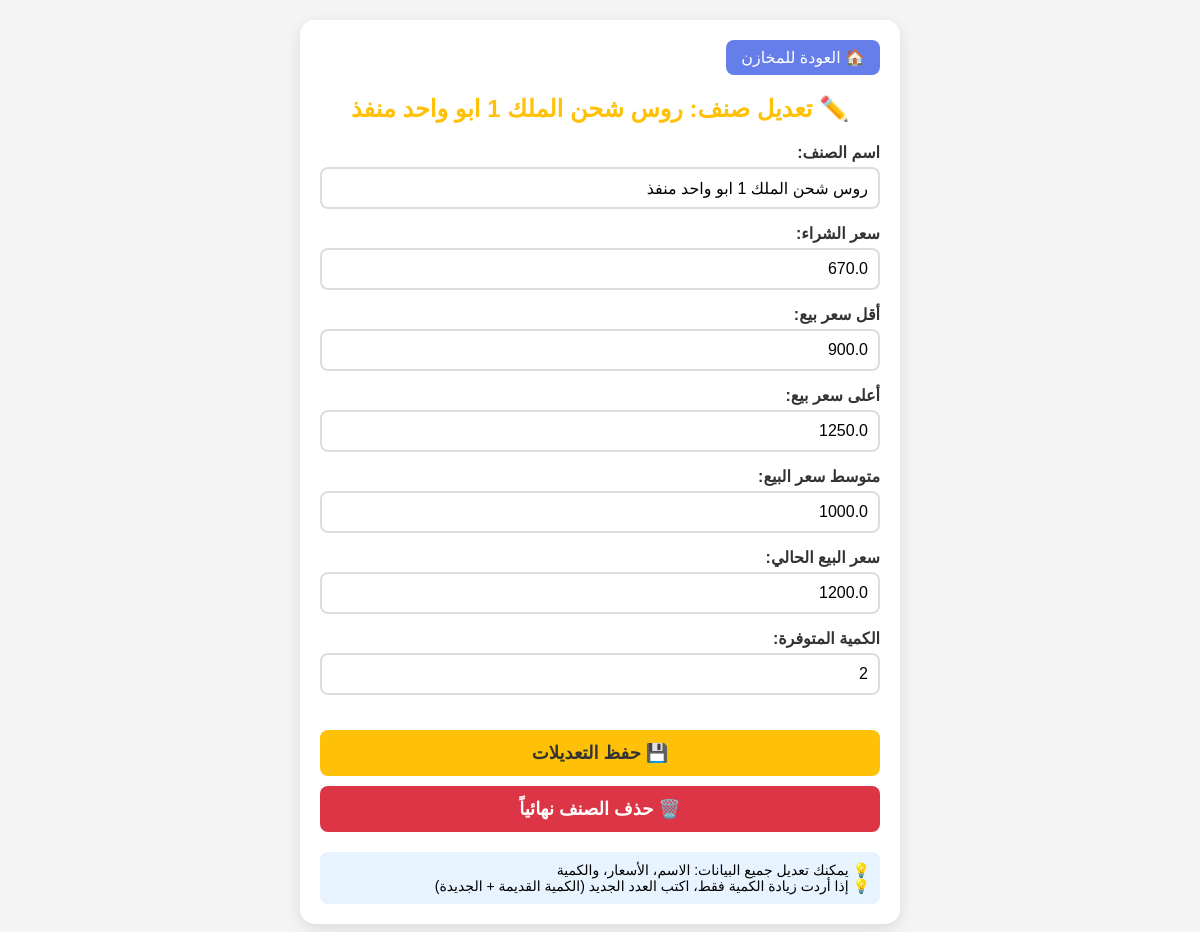
/edit_item/1 (signed in), run on the app's committed database.
### tables this page shows
CREATE TABLE items (
                id INTEGER PRIMARY KEY AUTOINCREMENT,
                name TEXT NOT NULL,
                purchase_price REAL NOT NULL,
                min_selling_price REAL NOT NULL,
                max_selling_price REAL NOT NULL,
                avg_selling_price REAL NOT NULL,
                current_price REAL NOT NULL,
                quantity INTEGER NOT NULL
            );

### app.py (the view, shortened to what this page needs)
@app.route('/edit_item/<int:item_id>', methods=['GET', 'POST'])
def edit_item(item_id):
    if 'user' not in session:
        return redirect(url_for('login'))
    db = get_db()
    item = db.execute('SELECT * FROM items WHERE id = ?', (item_id,)).fetchone()
    return render_template('edit_item.html', item=item)

### app.py (called while the page is built)
def get_db():
    conn = sqlite3.connect(DB_NAME)
    conn.row_factory = sqlite3.Row
    return conn

### templates/edit_item.html (shortened to what this page needs)
<!DOCTYPE html>
<html dir="rtl">
<head>
</head>
<body>
    <div class="container">
        <a href="/inventory" class="back-btn">🏠 العودة للمخازن</a>
        <h2>✏️ تعديل صنف: {{ item.name }}</h2>
        <form method="post">
            <div class="form-group">
                <label>اسم الصنف:</label>
                <input type="text" name="name" value="{{ item.name }}" required>
            </div>
            <div class="form-group">
                <label>سعر الشراء:</label>
                <input type="number" name="purchase_price" step="0.01" value="{{ item.purchase_price }}" required>
            </div>
            <div class="form-group">
                <label>أقل سعر بيع:</label>
                <input type="number" name="min_price" step="0.01" value="{{ item.min_selling_price }}" required>
            </div>
            <div class="form-group">
                <label>أعلى سعر بيع:</label>
                <input type="number" name="max_price" step="0.01" value="{{ item.max_selling_price }}" required>
            </div>
            <div class="form-group">
                <label>متوسط سعر البيع:</label>
                <input type="number" name="avg_price" step="0.01" value="{{ item.avg_selling_price }}" required>
            </div>
            <div class="form-group">
                <label>سعر البيع الحالي:</label>
                <input type="number" name="current_price" step="0.01" value="{{ item.current_price }}" required>
            </div>
            <div class="form-group">
                <label>الكمية المتوفرة:</label>
                <input type="number" name="quantity" value="{{ item.quantity }}" required>
            </div>
            <button type="submit">💾 حفظ التعديلات</button>
        </form>
        <form action="/delete_item/{{ item.id }}" method="GET" onsubmit="return confirm('هل أنت متأكد من حذف هذا الصنف نهائياً؟')">
            <button type="submit" class="delete-btn">🗑️ حذف الصنف نهائياً</button>
        </form>
        <div class="info">
            💡 يمكنك تعديل جميع البيانات: الاسم، الأسعار، والكمية<br>
            💡 إذا أردت زيادة الكمية فقط، اكتب العدد الجديد (الكمية القديمة + الجديدة)
        </div>
    </div>
</body>
</html>

### templates/edit_item.html (style rules this page uses)
* { margin: 0; padding: 0; box-sizing: border-box; }
body { font-family: 'Tahoma', Arial, sans-serif; background: #f4f4f4; padding: 20px; }
.container { max-width: 600px; margin: 0 auto; background: white; padding: 20px; border-radius: 15px; box-shadow: 0 5px 15px rgba(0,0,0,0.1); }
h2 { color: #ffc107; margin-bottom: 20px; text-align: center; }
.back-btn { display: inline-block; margin-bottom: 20px; padding: 8px 15px; background: #667eea; color: white; text-decoration: none; border-radius: 8px; }
.form-group { margin-bottom: 15px; }
label { display: block; margin-bottom: 5px; font-weight: bold; color: #333; }
input { width: 100%; padding: 10px; border: 2px solid #ddd; border-radius: 8px; font-size: 16px; }
button { width: 100%; padding: 12px; background: #ffc107; color: #333; border: none; border-radius: 8px; font-size: 18px; cursor: pointer; margin-top: 20px; font-weight: bold; }
.delete-btn { background: #dc3545; color: white; margin-top: 10px; }
.info { background: #e7f3ff; padding: 10px; border-radius: 8px; margin-top: 20px; font-size: 14px; }

### data on the page
items: name "روس شحن الملك 1 ابو واحد منفذ", purchase_price "670.0", min_price "900.0", max_price "1250.0", avg_price "1000.0", current_price "1200.0", quantity "2"
